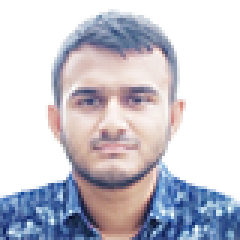
#> input picture ImageXXXXX/puzzle.png, 80 x 80 px (shown 3 times larger)
$ python vbv.py
#> lines starting #> are read from the running program, lines starting #| are printed output that depends on the picture; after the words box and inside, x2 and y2 are one past the last pixel; in counts of white or black regions, pixels touching at a corner belong together
from PIL import Image, ImageFilter
image = Image.open("puzzle.png")
#> image is the input picture: PIL image 80x80 RGBA; mean R, G, B, A 200.5, 199.3, 208.6, 254.4
mask=image.convert("L")
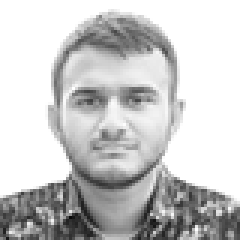
#> mask: PIL image 80x80 L (shown 3 times larger); min 9, max 255, mean 200.7
th=150 # the value has to be adjusted for an image of interest
mask = mask.point(lambda i: i < th and 255)
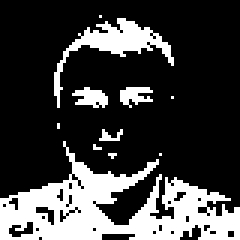
#> mask: PIL image 80x80 L (shown 3 times larger); 24.7% white; 11 white regions (7 under 20 px), largest, box (x1, y1, x2, y2) and area: (0, 47, 80, 80) 1181, (18, 6, 58, 36) 268, (24, 29, 36, 36) 53, (40, 29, 51, 36) 48
mask.show()

$ run again, with ImageXXXXX/drd.png copied over ImageXXXXX/puzzle.png
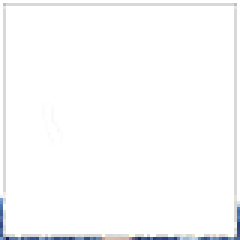
#> input picture ImageXXXXX/drd.png, 80 x 80 px (shown 3 times larger)
#> image is the input picture: PIL image 80x80 RGBA; mean R, G, B, A 39.2, 39.4, 35.7, 13.9
#> `mask=image.convert("L")`:
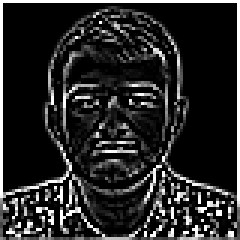
#> mask: PIL image 80x80 L (shown 3 times larger); min 0, max 255, mean 38.9
#> `mask = mask.point(lambda i: i < th and 255)`:
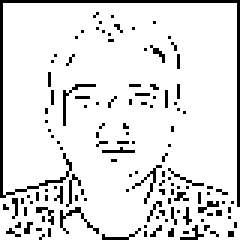
#> mask: PIL image 80x80 L (shown 3 times larger); 89% white; black in thin lines or dots
